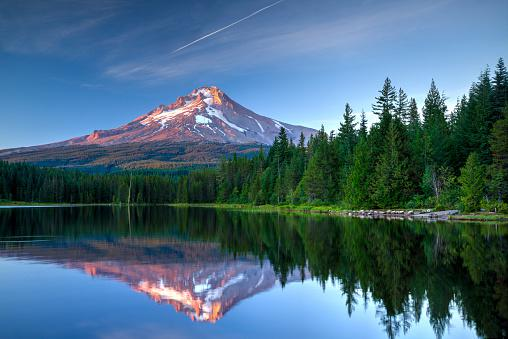
#> input picture segmentation/images/001.jpg, 508 x 339 px; its folder holds 4 pictures in this run
$ jupyter execute --allow-errors 'gm_Build Image sample.ipynb'
#> lines starting #> are read from the running program, lines starting #| are printed output that depends on the picture
### 프론트엔드 만들기 전 아래와 같은 데이터 sample을 만듭시다.

|- images
&nbsp; |- 001.png
&nbsp; |- 002.png
&nbsp; |- ...
|- labels            <-- 원본 Mask
&nbsp; |- 001.png
&nbsp; |- 002.png
&nbsp; |- ...
|- labels_modified   <-- 수정된 Mask
&nbsp; |- 001_01.png
&nbsp; |- 001_02.png
&nbsp; |- 001_03.png
&nbsp; |- 002.png
&nbsp; |- 003.png

[cell 1]
import os
from glob import glob
import requests
from PIL import Image
import matplotlib.pyplot as plt
import numpy as np

[cell 2]
def save_image(url, save_folder='images'):
    "url을 이용해 이미지를 폴더에 차곡차곡 쌓습니다."
    im = Image.open(requests.get(url, stream=True).raw)
    plt.imshow(im)

    num_image=len(os.listdir(save_folder))
    save_path = os.path.join(save_folder, f'{(num_image+1):>03}'+'.jpg')
    print('save... to', save_path) # 001.jpg 꼴로 저장
    im.save(save_path)

[cell 3]
def del_last_image(save_folder):
    "폴더의 마지막 이미지를 삭제합니다."
    num_image=len(os.listdir(save_folder))

    last_image=os.path.join(save_folder, os.listdir('images')[-1])
    os.remove(last_image)

    print('remove... -> ', last_image )

## 마음에 드는 이미지를 찾아서 저장해봅시다.

[cell 4]
save_image('https://media.istockphoto.com/photos/mount-hood-oregon-picture-id1268487061?b=1&k=20&m=1268487061&s=170667a&w=0&h=3fHYwaImlqUETcjCnSV7YO2-PzCFvaX6VSQaiGfWqpc='
          , 'images')
#> (the call stopped at in save_image, `im = Image.open(requests.get(url, stream=True).raw)`: the network is not available in this run)

[cell 5]
save_image(url='https://i0.wp.com/digital-photography-school.com/wp-content/uploads/2021/03/landscape-photography-tips-9.jpg?resize=1500%2C994&ssl=1')
#> (the call stopped at in save_image, `im = Image.open(requests.get(url, stream=True).raw)`: the network is not available in this run)

# 이미지 폴더를 이용해 Segmentation mask folder 만들기

[cell 6]
#!python segment_jsp.py multi --config-path configs/cocostuff164k.yaml
# --model-path data/models/coco/deeplabv2_resnet101_msc-cocostuff164k-100000.pth
# --image-folder images --crf --cpu

# 비교

[cell 7]
round(7/2)

[cell 8]
def plot_pair(image_path, label_path):
    "이미지와 라벨을 비교합시다."
#> called with image_path = 'images', label_path = 'labels'
    row=len(os.listdir(image_path))

    image_paths=glob(os.path.join(image_path, '*'))
    label_paths=glob(os.path.join(label_path, '*'))

    plt.figure(figsize=(12, row*2))
    for idx in range(row):

        plt.subplot(round(row/2), 4, 2*idx+1)
        plt.title(f"Image({image_paths[idx].split('/')[-1]})")
        plt.imshow(plt.imread(image_paths[idx]))
        plt.axis('off')
        plt.subplot(round(row/2), 4, 2*idx+2)
        plt.title('Label')
        plt.imshow(plt.imread(label_paths[idx]))
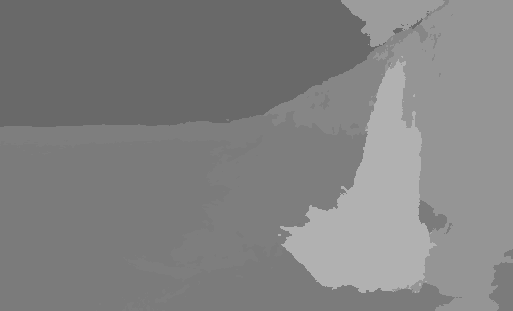
#> input picture segmentation/gm_sample_image/labels/006.png, 513 x 311 px
        plt.axis('off')
    plt.tight_layout()

#> (a cell that did not finish here is left out)

> not bad

[cell 10]
url='https://i.pinimg.com/736x/02/84/f4/0284f4972ed4949b0368967b66803b8f.jpg'

#> (a cell that did not finish here is left out)

[cell 12]
save_image(url=url)
#> (the call stopped at in save_image, `im = Image.open(requests.get(url, stream=True).raw)`: the network is not available in this run)

# Label 확인

[cell 13]
from omegaconf import OmegaConf
def get_classtable(CONFIG):
    with open(CONFIG.DATASET.LABELS) as f:
        classes = {}
        for label in f:
            label = label.rstrip().split("\t")
            classes[int(label[0])] = label[1].split(",")[0]
    return classes

[cell 14]
def tell_classes(label_folder, classes):

    label_paths=glob(os.path.join(label_folder, '*'))
    for label_path in label_paths:
        labelmap=plt.imread(label_path)
        labelmap=(labelmap*255).astype(np.uint8)
        labels=np.unique(labelmap)

        print('In ', label_path.split('/')[-1])
        print([{label:classes[label]} for label in labels])

[cell 15]
config_path='configs/cocostuff164k.yaml'
#> (the rest of this cell did not finish here and is left out)

#> (a cell that did not finish here is left out)

# 코드 어디갔냐.. 제발 이러지마..

# RGB2 & Label clipping

[cell 17]
def rgba2rgb(rgba, background=(255,255,255)):
    row, col, ch = rgba.shape

    if ch == 3:
        return rgba

    assert ch == 4, 'RGBA image has 4 channels.'

    rgb = np.zeros( (row, col, 3), dtype='float32' )
    r, g, b, a = rgba[:,:,0], rgba[:,:,1], rgba[:,:,2], rgba[:,:,3]

    a = np.asarray( a, dtype='float32' ) / 255.0

    R, G, B = background

    rgb[:,:,0] = r * a + (1.0 - a) * R
    rgb[:,:,1] = g * a + (1.0 - a) * G
    rgb[:,:,2] = b * a + (1.0 - a) * B

    return np.asarray( rgb, dtype='uint8' )

[cell 18]
def labelmap_cliping(labelmap,unique_labels):
    """
    labelmap : 2d labelmap(shape : (h,w))
    unique_labels : unique label list(shape : (# of objects,))
    """

    for row in range(labelmap.shape[0]):
        for col in range(labelmap.shape[1]):
            close_label=(np.argmin(abs(unique_labels-labelmap[row, col])))
            labelmap[row, col]=unique_labels[close_label]

    return labelmap

[cell 19]
def rectify_sample(label_path, unique_labels, save_path=False):

    label=(255*plt.imread(label_path)).astype(np.uint8)

    label=rgba2rgb(label)

    labelmap=label[:, :, 0] # labelmap : 1 channel

    print('unique label before rectifing : ', np.unique(labelmap))
    labelmap=labelmap_cliping(labelmap, unique_labels)

    print('unique label after rectifing : ', np.unique(labelmap))

    if save_path:
        print('save to ... ', save_path)
        Image.fromarray(labelmap).save(save_path)

    else:
        return labelmap

[cell 20]
label_path='gm_sample_image/labels_modified/007_01.png'

#> (a cell that did not finish here is left out)

[cell 22]
label_path='gm_sample_image/labels/006.png'

[cell 23]
img=plt.imread(label_path)*255
#> img: shape (311, 513) float32; min 105, max 177, mean 129.9
plt.imshow(img)

[cell 24]
# In  007.png
# [{105: 'clouds'}, {123: 'grass'}, {139: 'pavement'}, {141: 'plant-other'}, {156: 'sky-other'}, {168: 'tree'}]
# +
# [{147:river} -> {177:water-other}] -

#> (a cell that did not finish here is left out)

Image.fromarray(new_labelmap)

#> (a cell that did not finish here is left out)


[cell 27]
label_path='gm_sample_image/labels_modified/007_02.png'
plt.imshow(plt.imread(label_path))
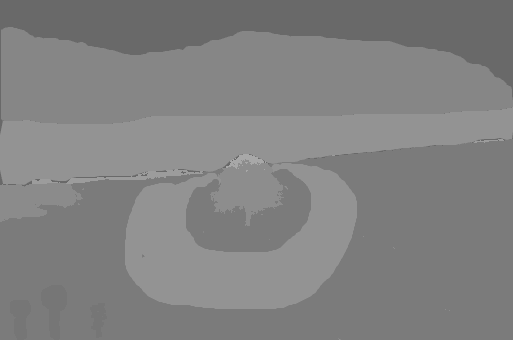
#> input picture sample/labels_modified/007_02.png, 513 x 340 px, found by its file name

[{105: 'clouds'}, {123: 'grass'}, {139: 'pavement'}, {141: 'plant-other'}, {156: 'sky-other'}, {168: 'tree'}]
+
[{147:river} +  {118: 'flower'} + {134: 'mountain'}

#> (a cell that did not finish here is left out)

Image.fromarray(new_labelmap)

#> (a cell that did not finish here is left out)


[cell 30]
label_path='gm_sample_image/labels_modified/007_03.png'
plt.imshow(plt.imread(label_path))
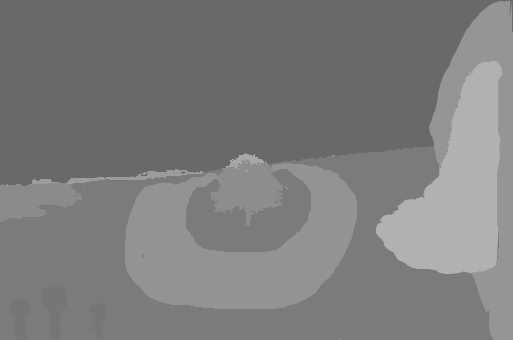
#> input picture sample/labels_modified/007_03.png, 513 x 340 px, found by its file name

#> (a cell that did not finish here is left out)

#> (a cell that did not finish here is left out)
